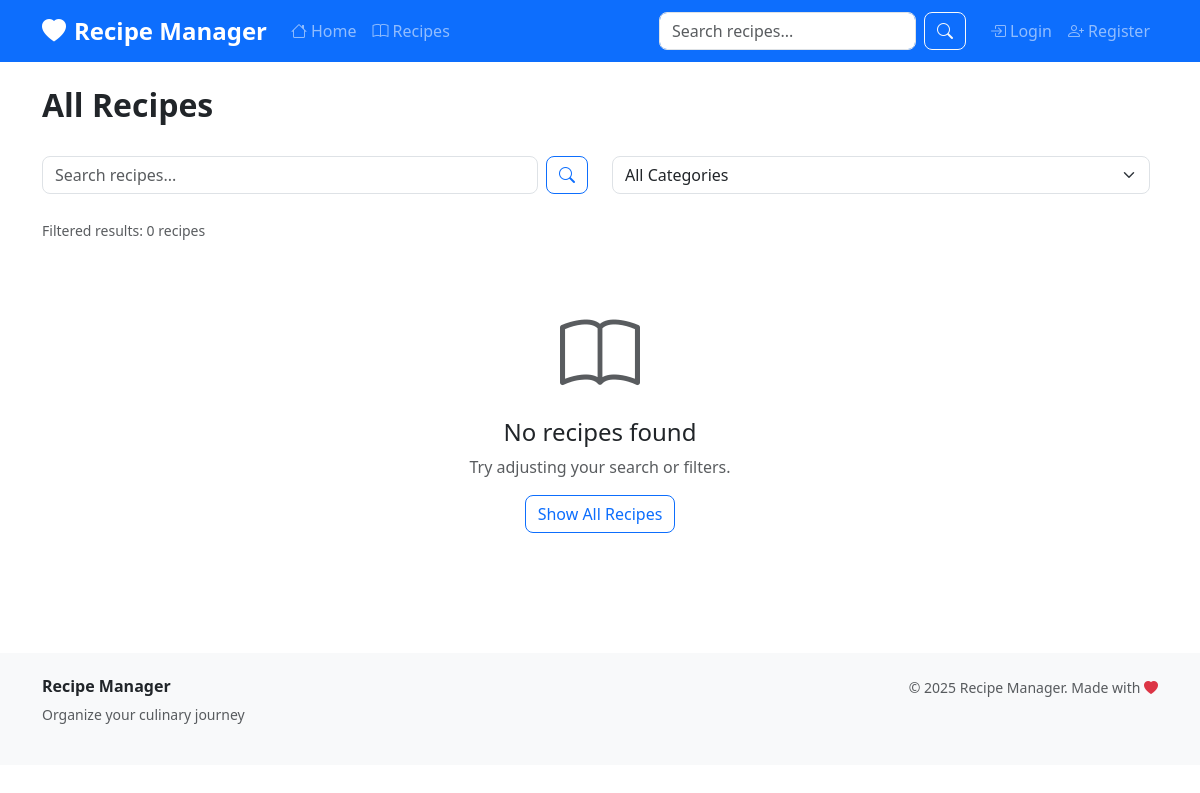
The page /recipes/?category=43 on the database as committed earlier.
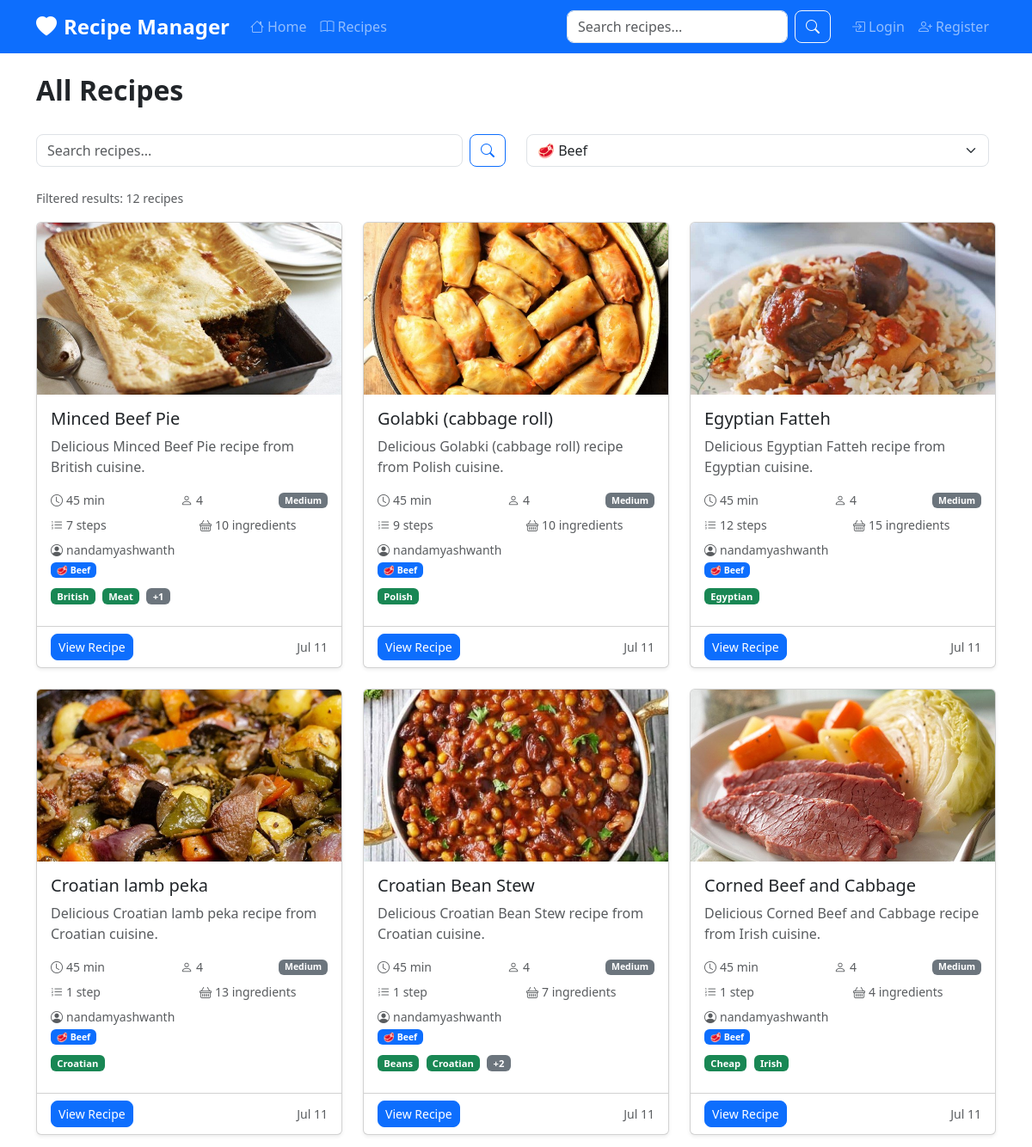
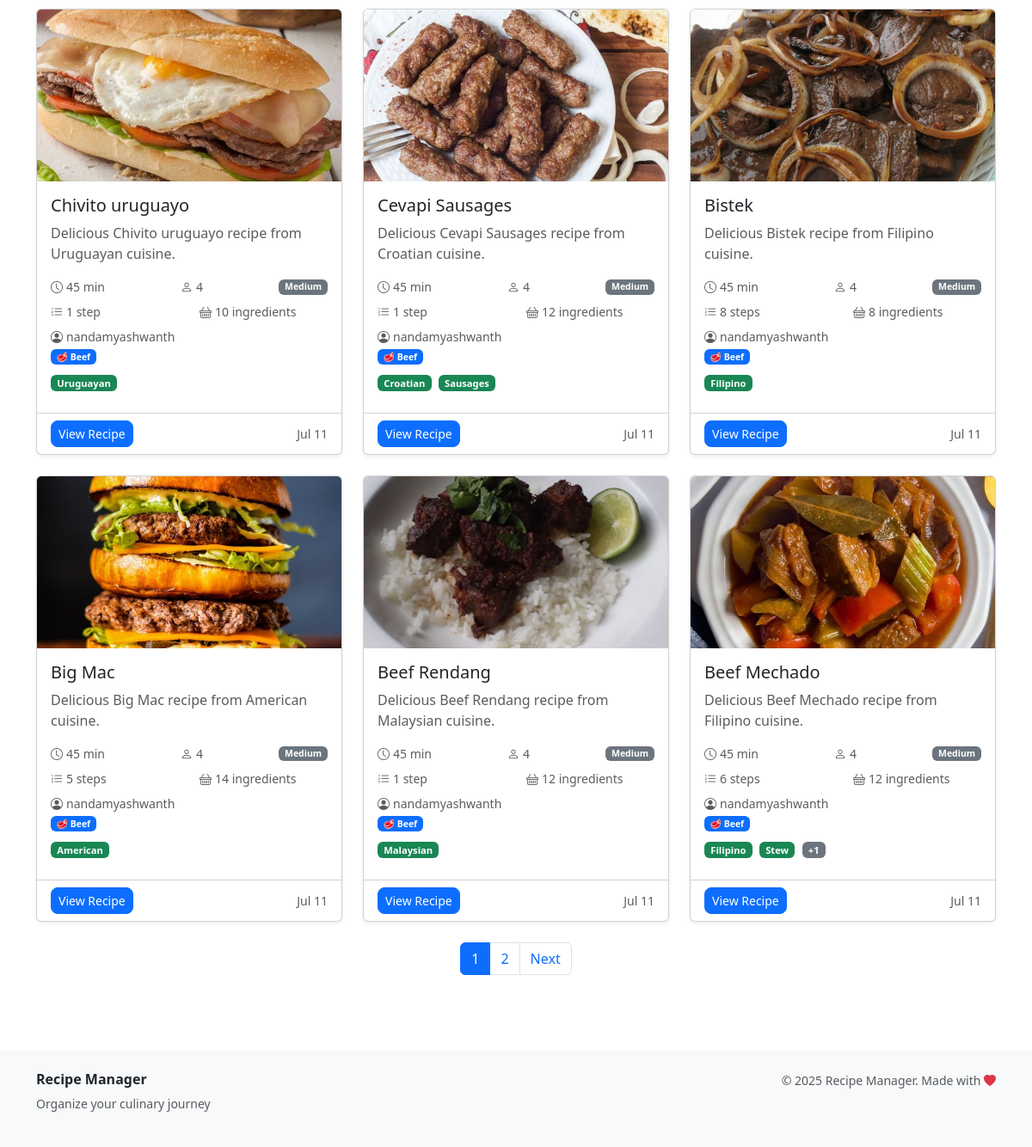
The same page on the database as committed later (2 pictures, top to bottom).
### apps/recipes/models.py (models this page shows, shortened)
class Recipe(models.Model):
    DIFFICULTY_CHOICES = [
        ('easy', 'Easy'),
        ('medium', 'Medium'),
        ('hard', 'Hard'),
    ]
    title = models.CharField(max_length=200)
    description = models.TextField()
    instructions = models.TextField()
    prep_time = models.PositiveIntegerField(help_text='Preparation time in minutes')
    cook_time = models.PositiveIntegerField(help_text='Cooking time in minutes')
    servings = models.PositiveIntegerField(default=4)
    difficulty = models.CharField(max_length=10, choices=DIFFICULTY_CHOICES, default='easy')
    author = models.ForeignKey(User, on_delete=models.CASCADE, related_name='recipes')
    category = models.ForeignKey(Category, on_delete=models.SET_NULL, null=True, blank=True)
    tags = models.ManyToManyField(Tag, blank=True)
    image = models.ImageField(upload_to='recipes/', blank=True, null=True)
    created_at = models.DateTimeField(auto_now_add=True)
    updated_at = models.DateTimeField(auto_now=True)
    is_public = models.BooleanField(default=True)
    featured = models.BooleanField(default=False)
    class Meta:
        ordering = ['-created_at']
    @property
    def total_time(self):
        return self.prep_time + self.cook_time
    @property
    def average_rating(self):
        ratings = self.ratings.all()
        if ratings:
            return sum(rating.score for rating in ratings) / len(ratings)
        return 0

class Category(models.Model):
    name = models.CharField(max_length=100, unique=True)
    description = models.TextField(blank=True)
    icon = models.CharField(max_length=50, blank=True)
    color = models.CharField(max_length=7, default='#007bff')
    class Meta:
        verbose_name_plural = 'Categories'
        ordering = ['name']

class Tag(models.Model):
    name = models.CharField(max_length=50, unique=True)
    color = models.CharField(max_length=7, default='#6c757d')
    class Meta:
        ordering = ['name']

### apps/users/models.py (models this page shows, shortened)
class User(AbstractUser):
    email = models.EmailField(unique=True)
    first_name = models.CharField(max_length=30)
    last_name = models.CharField(max_length=30)
    avatar = models.ImageField(upload_to='avatars/', blank=True, null=True)
    bio = models.TextField(max_length=500, blank=True)
    location = models.CharField(max_length=100, blank=True)
    birth_date = models.DateField(null=True, blank=True)
    dietary_preferences = models.CharField(max_length=200, blank=True)
    cooking_skill_level = models.CharField(
        max_length=20,
        choices=[
            ('beginner', 'Beginner'),
            ('intermediate', 'Intermediate'),
            ('advanced', 'Advanced'),
            ('expert', 'Expert'),
        ],
        default='beginner'
    )

### apps/recipes/views.py (the view)
# urls.py: path('', views.RecipeListView.as_view(), name='list'),
class RecipeListView(ListView):
    model = Recipe
    template_name = 'recipes/list.html'
    context_object_name = 'recipes'
    paginate_by = 12
    def get_queryset(self):
        queryset = Recipe.objects.filter(is_public=True).select_related('author', 'category').prefetch_related('tags', 'ingredients', 'steps')
        search_query = self.request.GET.get('search')
        if search_query:
            queryset = queryset.filter(
                Q(title__icontains=search_query) |
                Q(description__icontains=search_query) |
                Q(instructions__icontains=search_query)
            )
        category_id = self.request.GET.get('category')
        if category_id:
            queryset = queryset.filter(category_id=category_id)
        return queryset.order_by('-created_at')
    def get_context_data(self, **kwargs):
        context = super().get_context_data(**kwargs)
        context['categories'] = Category.objects.all()
        context['search_query'] = self.request.GET.get('search', '')
        context['selected_category'] = self.request.GET.get('category', '')
        return context

### templates/recipes/list.html (shortened to what this page needs)
{% extends 'base.html' %}
{% load static %}
{% block content %}
<div class="container">
    <div class="row">
        <div class="col-12">
            <div class="d-flex justify-content-between align-items-center mb-4">
                <h2 class="fw-bold">All Recipes</h2>
            </div>
            <div class="row mb-4">
                <div class="col-md-6">
                    <form method="GET" class="d-flex">
                        <input type="text" name="search" class="form-control me-2"
                               placeholder="Search recipes..." value="{{ search_query }}">
                        <button type="submit" class="btn btn-outline-primary">
                            <i class="bi bi-search"></i>
                        </button>
                    </form>
                </div>
                <div class="col-md-6">
                    <form method="GET" class="d-flex">
                        <select name="category" class="form-select me-2" onchange="this.form.submit()">
                            <option value="">All Categories</option>
                            {% for category in categories %}
                                <option value="{{ category.id }}" {% if category.id|stringformat:"s" == selected_category %}selected{% endif %}>
                                    {{ category.icon }} {{ category.name }}
                                </option>
                            {% endfor %}
                        </select>
                    </form>
                </div>
            </div>
            <div class="mb-3">
                <small class="text-muted">
                    {% if search_query or selected_category %}
                        Filtered results: {{ recipes|length }} recipe{{ recipes|length|pluralize }}
                    {% else %}
                        Showing {{ recipes|length }} recipe{{ recipes|length|pluralize }}
                    {% endif %}
                </small>
            </div>
            {% if recipes %}
                <div class="row g-4">
                    {% for recipe in recipes %}
                        <div class="col-md-6 col-lg-4">
                            <div class="card h-100 shadow-sm">
                                {% if recipe.image %}
                                    <img src="{{ recipe.image.url }}" class="card-img-top"
                                         alt="{{ recipe.title }}" style="height: 200px; object-fit: cover;">
                                {% else %}
                                    <div class="card-img-top bg-light d-flex align-items-center justify-content-center"
                                         style="height: 200px;">
                                        <i class="bi bi-image display-4 text-muted"></i>
                                    </div>
                                {% endif %}
                                <div class="card-body">
                                    <h5 class="card-title">{{ recipe.title }}</h5>
                                    <p class="card-text text-muted">{{ recipe.description|truncatechars:100 }}</p>
                                    <div class="d-flex justify-content-between align-items-center small text-muted mb-2">
                                        <span><i class="bi bi-clock me-1"></i>{{ recipe.total_time }} min</span>
                                        <span><i class="bi bi-person me-1"></i>{{ recipe.servings }}</span>
                                        <span class="badge bg-secondary">{{ recipe.get_difficulty_display }}</span>
                                    </div>
                                    <div class="row small text-muted mb-2">
                                        <div class="col-6">
                                            <i class="bi bi-list-ol me-1"></i>{{ recipe.steps.count }} step{{ recipe.steps.count|pluralize }}
                                        </div>
                                        <div class="col-6">
                                            <i class="bi bi-basket me-1"></i>{{ recipe.ingredients.count }} ingredient{{ recipe.ingredients.count|pluralize }}
                                        </div>
                                    </div>
                                    <div class="small text-muted mb-2">
                                        <i class="bi bi-person-circle me-1"></i>{{ recipe.author.username }}
                                        {% if recipe.category %}
                                            <br><span class="badge bg-primary mt-1">{{ recipe.category.icon }} {{ recipe.category.name }}</span>
                                        {% endif %}
                                    </div>
                                    {% if recipe.tags.exists %}
                                        <div class="mb-2">
                                            {% for tag in recipe.tags.all|slice:":2" %}
                                                <span class="badge bg-success me-1" style="font-size: 0.7rem;">{{ tag.name }}</span>
                                            {% endfor %}
                                            {% if recipe.tags.count > 2 %}
                                                <span class="badge bg-secondary" style="font-size: 0.7rem;">+{{ recipe.tags.count|add:"-2" }}</span>
                                            {% endif %}
                                        </div>
                                    {% endif %}
                                </div>
                                <div class="card-footer bg-transparent">
                                    <div class="d-flex justify-content-between align-items-center">
                                        <a href="{% url 'recipes:detail' recipe.pk %}" class="btn btn-primary btn-sm">
                                            View Recipe
                                        </a>
                                        <small class="text-muted">{{ recipe.created_at|date:"M d" }}</small>
                                    </div>
                                </div>
                            </div>
                        </div>
                    {% endfor %}
                </div>
                {% if is_paginated %}
                    <nav aria-label="Recipe pagination" class="mt-4">
                        <ul class="pagination justify-content-center">
                            {% for num in page_obj.paginator.page_range %}
                                {% if page_obj.number == num %}
                                    <li class="page-item active">
                                        <span class="page-link">{{ num }}</span>
                                    </li>
                                {% elif num > page_obj.number|add:'-3' and num < page_obj.number|add:'3' %}
                                    <li class="page-item">
                                        <a class="page-link" href="?page={{ num }}{% if search_query %}&search={{ search_query }}{% endif %}{% if selected_category %}&category={{ selected_category }}{% endif %}">{{ num }}</a>
                                    </li>
                                {% endif %}
                            {% endfor %}
                            {% if page_obj.has_next %}
                                <li class="page-item">
                                    <a class="page-link" href="?page={{ page_obj.next_page_number }}{% if search_query %}&search={{ search_query }}{% endif %}{% if selected_category %}&category={{ selected_category }}{% endif %}">Next</a>
                                </li>
                            {% endif %}
                        </ul>
                    </nav>
                {% endif %}
            {% else %}
                <div class="text-center py-5">
                    <i class="bi bi-book display-1 text-muted"></i>
                    <h4 class="mt-3">No recipes found</h4>
                    {% if search_query or selected_category %}
                        <p class="text-muted">Try adjusting your search or filters.</p>
                        <a href="{% url 'recipes:list' %}" class="btn btn-outline-primary">Show All Recipes</a>
                    {% else %}
                        <p class="text-muted">No recipes available yet.</p>
                        {% if user.is_authenticated %}
                            <a href="{% url 'recipes:create' %}" class="btn btn-primary">Add the First Recipe</a>
                        {% endif %}
                    {% endif %}
                </div>
            {% endif %}
        </div>
    </div>
</div>
{% endblock %}

Rows that differ between the two databases and show on the page:
added Recipe: image (picture), title "Minced Beef Pie", description "Delicious Minced Beef Pie recipe from British cuisine.", total_time "45", servings "4", difficulty "Medium", steps.count "7", ingredients.count "10", author.username "nandamyashwanth", category.icon "🥩", category.name "Beef", tags.count|add "1", created_at "Jul 11"
added Tag: name "British", shown under "Minced Beef Pie"
added Tag: name "Meat", shown under "Minced Beef Pie"
added Recipe: image (picture), title "Golabki (cabbage roll)", description "Delicious Golabki (cabbage roll) recipe from Polish cuisine.", total_time "45", servings "4", difficulty "Medium", steps.count "9", ingredients.count "10", author.username "nandamyashwanth", category.icon "🥩", category.name "Beef", created_at "Jul 11"
added Tag: name "Polish", shown under "Golabki (cabbage roll)"
added Recipe: image (picture), title "Egyptian Fatteh", description "Delicious Egyptian Fatteh recipe from Egyptian cuisine.", total_time "45", servings "4", difficulty "Medium", steps.count "12", ingredients.count "15", author.username "nandamyashwanth", category.icon "🥩", category.name "Beef", created_at "Jul 11"
added Tag: name "Egyptian", shown under "Egyptian Fatteh"
added Recipe: image (picture), title "Croatian lamb peka", description "Delicious Croatian lamb peka recipe from Croatian cuisine.", total_time "45", servings "4", difficulty "Medium", steps.count "1", ingredients.count "13", author.username "nandamyashwanth", category.icon "🥩", category.name "Beef", created_at "Jul 11"
added Tag: name "Croatian"
added Recipe: image (picture), title "Croatian Bean Stew", description "Delicious Croatian Bean Stew recipe from Croatian cuisine.", total_time "45", servings "4", difficulty "Medium", steps.count "1", ingredients.count "7", author.username "nandamyashwanth", category.icon "🥩", category.name "Beef", tags.count|add "2", created_at "Jul 11"
added Tag: name "Beans", shown under "Croatian Bean Stew"
added Recipe: image (picture), title "Corned Beef and Cabbage", description "Delicious Corned Beef and Cabbage recipe from Irish cuisine.", total_time "45", servings "4", difficulty "Medium", steps.count "1", ingredients.count "4", author.username "nandamyashwanth", category.icon "🥩", category.name "Beef", created_at "Jul 11"
added Tag: name "Cheap", shown under "Corned Beef and Cabbage"
added Tag: name "Irish", shown under "Corned Beef and Cabbage"
added Recipe: image (picture), title "Chivito uruguayo", description "Delicious Chivito uruguayo recipe from Uruguayan cuisine.", total_time "45", servings "4", difficulty "Medium", steps.count "1", ingredients.count "10", author.username "nandamyashwanth", category.icon "🥩", category.name "Beef", created_at "Jul 11"
added Tag: name "Uruguayan", shown under "Chivito uruguayo"
added Recipe: image (picture), title "Cevapi Sausages", description "Delicious Cevapi Sausages recipe from Croatian cuisine.", total_time "45", servings "4", difficulty "Medium", steps.count "1", ingredients.count "12", author.username "nandamyashwanth", category.icon "🥩", category.name "Beef", created_at "Jul 11"
added Tag: name "Sausages", shown under "Cevapi Sausages"
added Recipe: image (picture), title "Bistek", description "Delicious Bistek recipe from Filipino cuisine.", total_time "45", servings "4", difficulty "Medium", steps.count "8", ingredients.count "8", author.username "nandamyashwanth", category.icon "🥩", category.name "Beef", created_at "Jul 11"
added Tag: name "Filipino"
added Recipe: image (picture), title "Big Mac", description "Delicious Big Mac recipe from American cuisine.", total_time "45", servings "4", difficulty "Medium", steps.count "5", ingredients.count "14", author.username "nandamyashwanth", category.icon "🥩", category.name "Beef", created_at "Jul 11"
added Tag: name "American", shown under "Big Mac"
added Recipe: image (picture), title "Beef Rendang", description "Delicious Beef Rendang recipe from Malaysian cuisine.", total_time "45", servings "4", difficulty "Medium", steps.count "1", ingredients.count "12", author.username "nandamyashwanth", category.icon "🥩", category.name "Beef", created_at "Jul 11"
added Tag: name "Malaysian", shown under "Beef Rendang"
added Recipe: image (picture), title "Beef Mechado", description "Delicious Beef Mechado recipe from Filipino cuisine.", total_time "45", servings "4", difficulty "Medium", steps.count "6", ingredients.count "12", author.username "nandamyashwanth", category.icon "🥩", category.name "Beef", tags.count|add "1", created_at "Jul 11"
added Tag: name "Stew", shown under "Beef Mechado"
Other text that changed with them:
form field category: "All Categories" → "🥩 Beef"
{{ recipes|length }}: "0" → "12"
new list line: "1"
new list line: "2"
text no longer shown: "No recipes found Try adjusting your search or filters. Show All Recipes"
text now shown: "Next"
